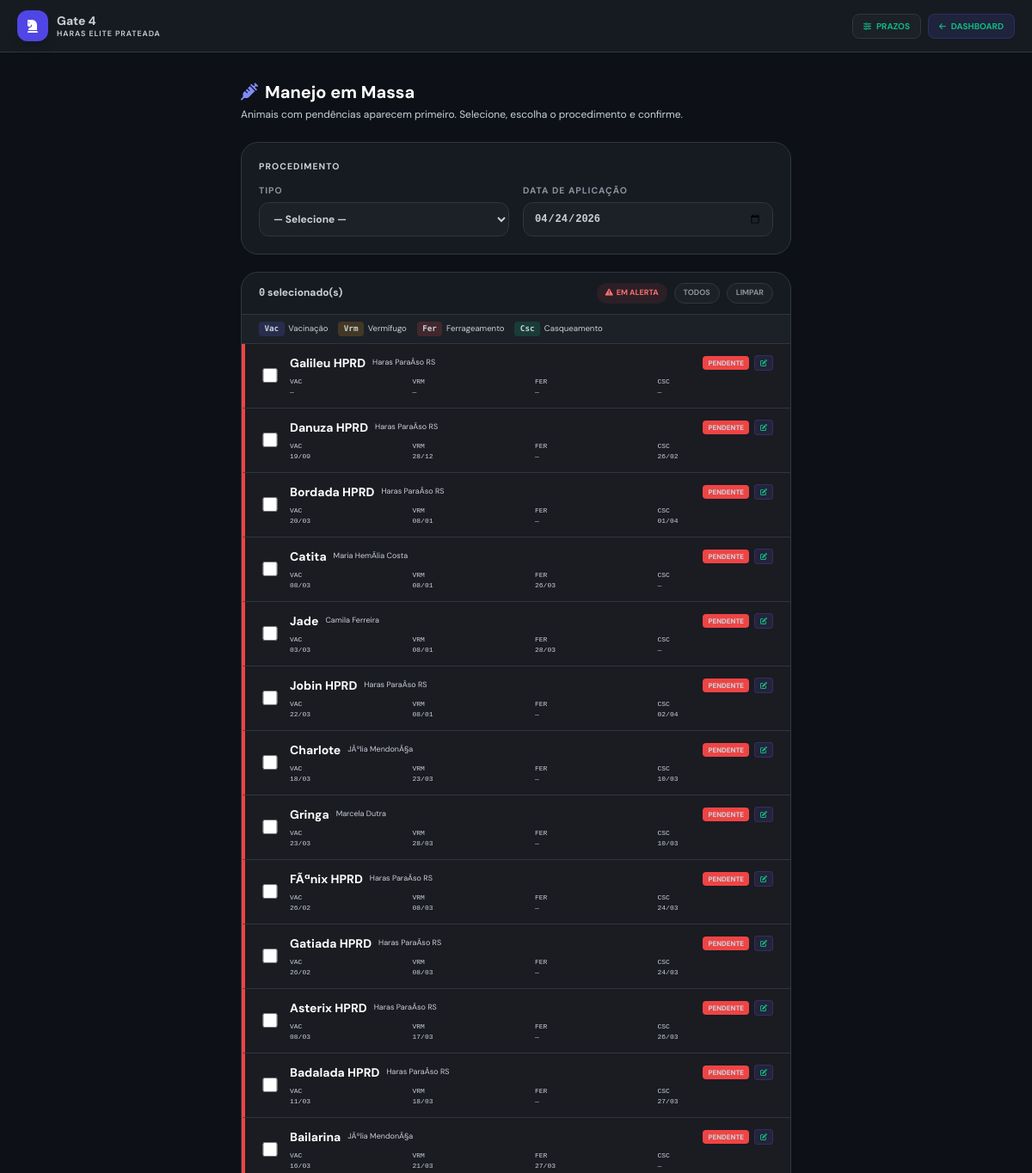
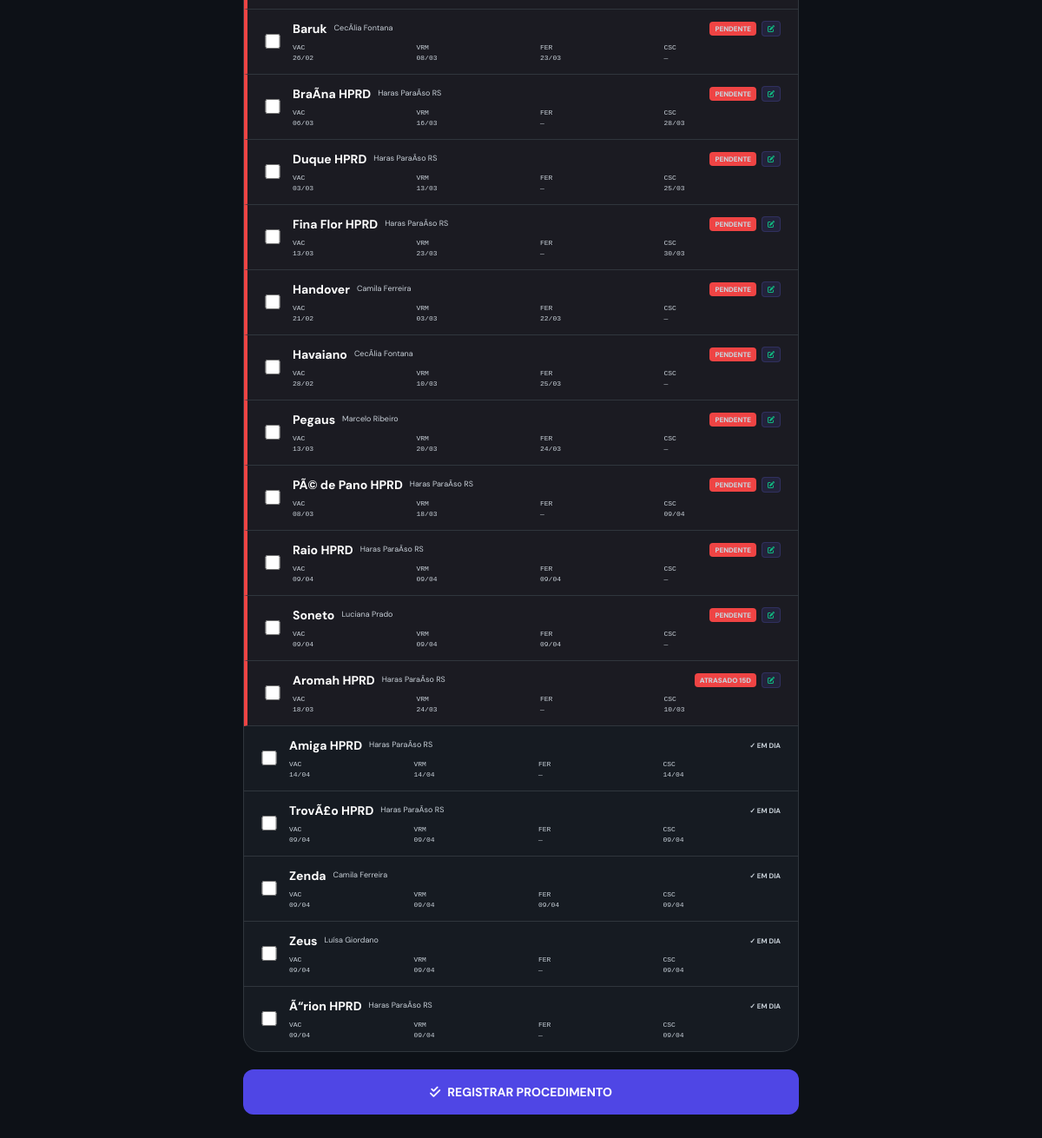
/manejo-em-massa/ (signed in), run on an earlier commit of the app's database (2 pictures, top to bottom).
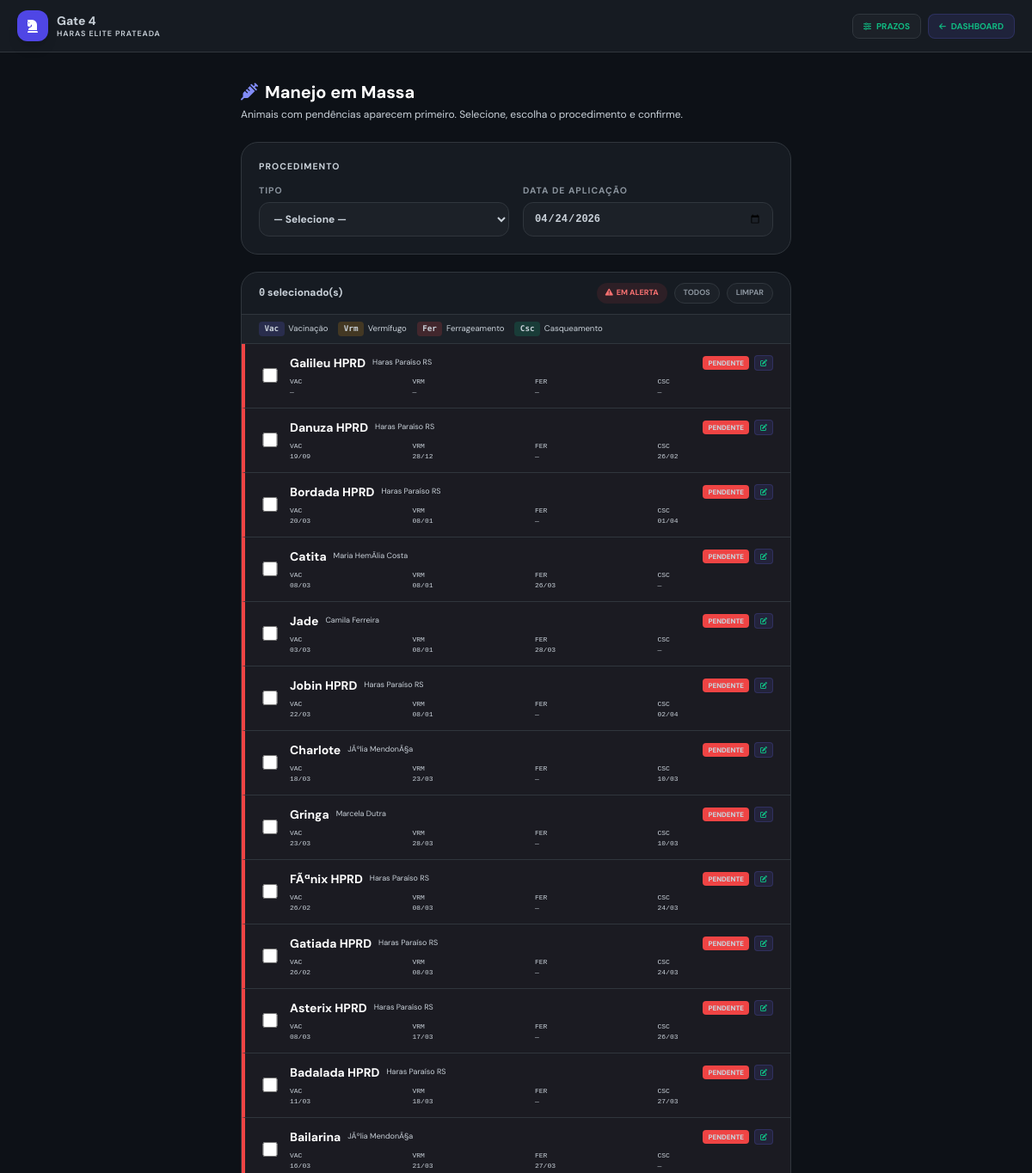
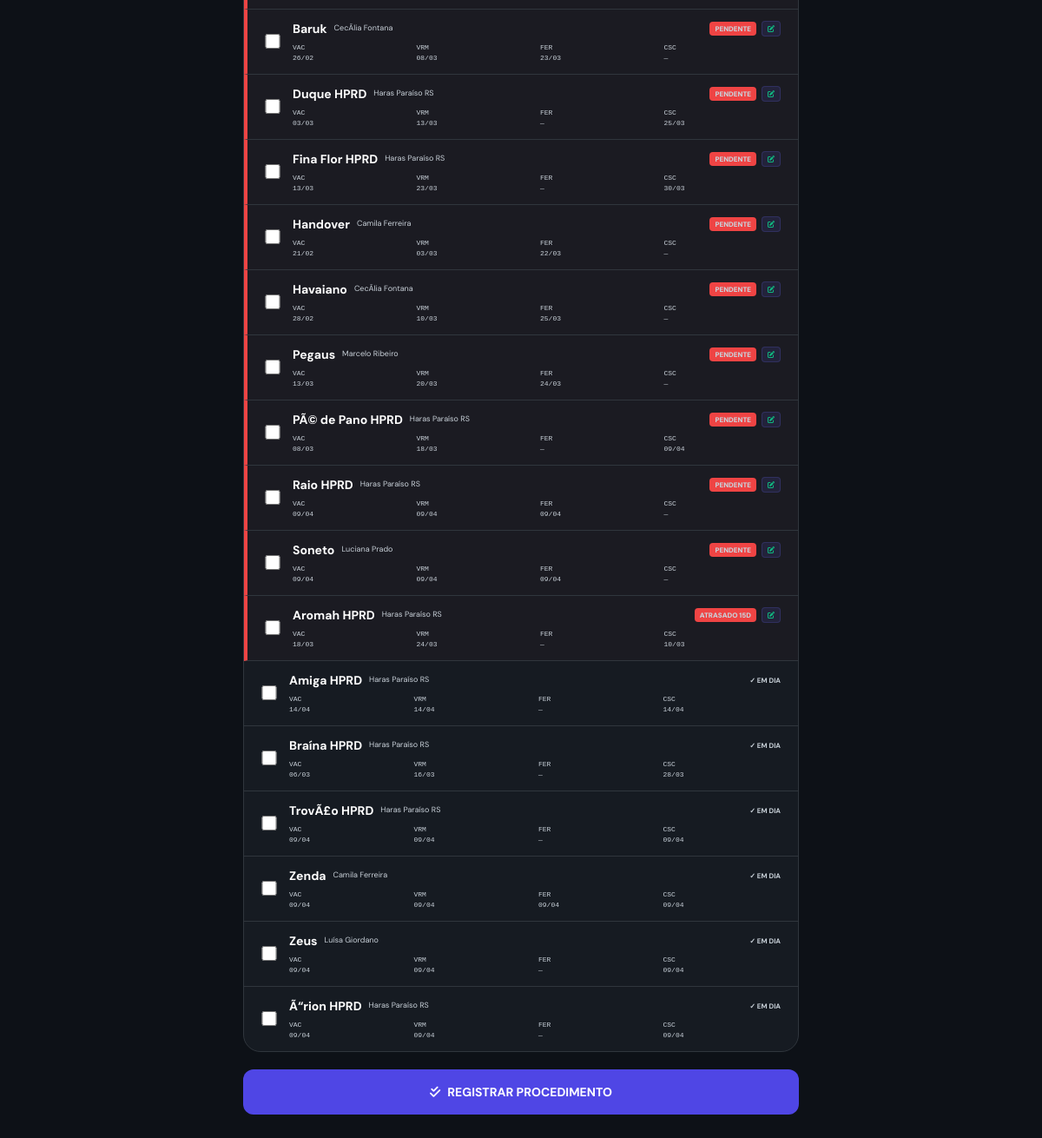
And on a later commit of the database (2 pictures, top to bottom).
### gateagora/models.py (models this page shows, shortened)
class Empresa(models.Model):
    nome = models.CharField(max_length=100)
    logo = models.ImageField(upload_to='logos/', null=True, blank=True)
    cnpj = models.CharField(max_length=18, blank=True, null=True, help_text="CNPJ da Unidade")
    cidade = models.CharField(max_length=100, default="Cidade Exemplo")
    slug = models.SlugField(
        unique=True,
        help_text="Identificador único na URL (ex: haras-santa-fe)"
    )
    class Meta:
        indexes = [models.Index(fields=["slug"])]

class Cavalo(models.Model):
    CATEGORIA_CHOICES = [
        ('PROPRIO', 'Próprio (Escola)'),
        ('HOTELARIA', 'Hotelaria (Particular)'),
    ]
    STATUS_SAUDE_CHOICES = [
        ('Saudável', 'Saudável'),
        ('Alerta', 'Alerta'),
        ('Doente', 'Doente'),
        ('Tratamento', 'Em Tratamento'),
    ]
    LOCAL_DORMIDA = [
        ('BAIA', 'Dorme na Baia'),
        ('PIQUETE', 'Dorme no Piquete'),
    ]
    RACA_CHOICES = [
        ('mang_marchador', 'Mangalarga Marchador'),
        ('quarto_milha', 'Quarto de Milha'),
        ('psl', 'Puro Sangue Lusitano'),
        ('crioulo', 'Crioulo'),
        ('hipismo', 'Cavalo de Hipismo (BH)'),
        ('srd', 'Sem Raça Definida'),
    ]
    ATIVIDADE_CHOICES = [
        ('0.018', 'Leve (Passeio/Aposentado)'),
        ('0.025', 'Moderada (Escola/Aulas)'),
        ('0.035', 'Intensa (Salto/Competição)'),
    ]
    USA_FERRADURA_CHOICES = [
        ('SIM', 'Ferrado (Usa Ferradura)'),
        ('NAO', 'Descalço (Apenas Casqueamento)'),
    ]
    empresa = models.ForeignKey(Empresa, on_delete=models.CASCADE)
    nome = models.CharField(max_length=100)
    categoria = models.CharField(max_length=20, choices=CATEGORIA_CHOICES, default='PROPRIO')
    status_saude = models.CharField(max_length=20, choices=STATUS_SAUDE_CHOICES, default='Saudável')
    onde_dorme = models.CharField(max_length=10, choices=LOCAL_DORMIDA, default='BAIA')
    foto = models.ImageField(upload_to='cavalos/', null=True, blank=True)
    raca = models.CharField(max_length=25, choices=RACA_CHOICES, default='srd')
    peso = models.FloatField(
        default=450.0,
        validators=[MinValueValidator(100)],
        help_text="Peso aproximado para cálculo de ração"
    )
    fator_atividade = models.CharField(max_length=10, choices=ATIVIDADE_CHOICES, default='0.025')
    tipo_sela = models.CharField(max_length=100, blank=True, help_text="Ex: Sela Salto Americana")
    tipo_cabecada = models.CharField(max_length=100, blank=True, help_text="Ex: Cabeçada com Freio D")
    material_proprio = models.BooleanField(default=False, help_text="Marque se o material for exclusivo do proprietário")
    baia = models.OneToOneField(Baia, on_delete=models.SET_NULL, null=True, blank=True)
    piquete = models.ForeignKey(Piquete, on_delete=models.SET_NULL, null=True, blank=True)
    proprietario = models.ForeignKey(
        Aluno,
        on_delete=models.CASCADE,
        related_name='cavalos',
        help_text="Se for Próprio, vincular ao gestor ou escola"
    )
    ultima_vacina = models.DateField(null=True, blank=True)
    ultimo_vermifugo = models.DateField(null=True, blank=True)
    ultimo_ferrageamento = models.DateField(null=True, blank=True)
    ultimo_casqueamento = models.DateField(null=True, blank=True)
    usa_ferradura = models.CharField(
        max_length=3,
        choices=USA_FERRADURA_CHOICES,
        default='NAO',
        verbose_name="Usa Ferradura?"
    )
    racao_tipo = models.CharField(max_length=100, blank=True, help_text="Ex: Guabi Equi-S")
    racao_qtd_manha = models.CharField(max_length=50, blank=True, help_text="Ex: 2kg")
    racao_qtd_noite = models.CharField(max_length=50, blank=True, help_text="Ex: 2kg")
    feno_tipo = models.CharField(max_length=100, blank=True, default="Coast Cross")
    feno_qtd = models.CharField(max_length=100, blank=True, default="À vontade")
    complemento_nutricional = models.TextField(blank=True)
    mensalidade_baia = models.DecimalField(max_digits=10, decimal_places=2, default=Decimal('1000.00'))
    class Meta:
        ordering = ['nome']
        indexes = [
            models.Index(fields=["empresa", "status_saude"]),
            models.Index(fields=["empresa", "categoria"]),
        ]

class Aluno(models.Model):
    empresa = models.ForeignKey(Empresa, on_delete=models.CASCADE)
    user = models.OneToOneField(
        User,
        on_delete=models.SET_NULL,
        null=True,
        blank=True,
        related_name="aluno",
        help_text="Usuário de login do aluno"
    )
    nome = models.CharField(max_length=200)
    telefone = models.CharField(
        max_length=20,
        default="",
        validators=[
            RegexValidator(
                r'^\+?\d{10,15}$',
                'Telefone deve estar no formato internacional, ex: 5511999999999'
            )
        ],
    )

### gateagora/views.py (the view, shortened to what this page needs)
# urls.py: path('manejo-em-massa/', views.manejo_em_massa, name='manejo_em_massa'),
@login_required
def manejo_em_massa(request):
    empresa = getattr(request, "empresa", None) or request.user.perfil.empresa
    hoje = timezone.localdate()
    try:
        cfg = ConfigPrazoManejo.objects.get(empresa=empresa)
        prazo_vacina = cfg.prazo_vacina
        prazo_vermifugo = cfg.prazo_vermifugo
        prazo_ferrageamento = cfg.prazo_ferrageamento
        prazo_casqueamento = cfg.prazo_casqueamento
    except ConfigPrazoManejo.DoesNotExist:
        prazo_vacina = 365
        prazo_vermifugo = 90
        prazo_ferrageamento = 60
        prazo_casqueamento = 60
    def _dias_atraso(data_campo):
        if not data_campo:
            return 9999
        return (hoje - data_campo).days
    def _atraso_excedido(c):
        atrasos = [
            max(0, _dias_atraso(c.ultima_vacina)    - prazo_vacina),
            max(0, _dias_atraso(c.ultimo_vermifugo) - prazo_vermifugo),
        ]
        if c.usa_ferradura == "SIM":
            atrasos.append(max(0, _dias_atraso(c.ultimo_ferrageamento) - prazo_ferrageamento))
        else:
            atrasos.append(max(0, _dias_atraso(c.ultimo_casqueamento)  - prazo_casqueamento))
        bonus = 100000 if c.status_saude != "Saudável" else 0
        return sum(atrasos) + bonus
    cavalos_qs = (
        Cavalo.objects
        .filter(empresa=empresa)
        .select_related("proprietario")
        .order_by("nome")
    )
    cavalos_status = []
    for cavalo in cavalos_qs:
        score = _atraso_excedido(cavalo)
        cavalos_status.append({
            "obj":           cavalo,
            "vencido":       score > 0,
            "atraso_maximo": score,
        })
    cavalos_status.sort(key=lambda x: x["atraso_maximo"], reverse=True)
    return render(request, "gateagora/manejo_em_massa.html", {
        "empresa":             empresa,
        "hoje":                hoje,
        "cavalos_status":      cavalos_status,
        "prazo_vacina":        prazo_vacina,
        "prazo_vermifugo":     prazo_vermifugo,
        "prazo_ferrageamento": prazo_ferrageamento,
        "prazo_casqueamento":  prazo_casqueamento,
    })

### gateagora/templates/gateagora/manejo_em_massa.html (shortened to what this page needs)
{% load static %}
<!DOCTYPE html>
<html lang="pt-br">
<head>
  <script src="https://cdn.tailwindcss.com"></script>
  <link rel="stylesheet" href="https://cdnjs.cloudflare.com/ajax/libs/font-awesome/6.0.0/css/all.min.css"/>
  <link rel="stylesheet" href="{% static 'css/themes.css' %}">
</head>
<body>
<nav class="glass sticky top-0 z-50 px-5 py-3">
  <div class="max-w-screen-xl mx-auto flex justify-between items-center">
    <a href="{% url 'dashboard' %}" class="flex items-center gap-2.5 group">
      <div class="bg-indigo-600 w-9 h-9 rounded-xl flex items-center justify-center shadow-lg group-hover:bg-indigo-500 transition">
        <i class="fa-solid fa-chess-knight text-white text-base"></i>
      </div>
      <div class="leading-tight">
        <p class="text-sm font-bold" style="color:var(--text-strong)">{{ brand_name|default:"Gate 4" }}</p>
        <p class="text-[9px] font-semibold uppercase tracking-widest" style="color:var(--text-muted)">{{ empresa.nome }}</p>
      </div>
    </a>
    <div class="flex items-center gap-2">
      <a href="{% url 'config_prazos_manejo' %}" class="flex items-center gap-1.5 text-[10px] font-bold uppercase px-3 py-1.5 rounded-lg" style="background:var(--card-alt);color:var(--text-muted);border:1px solid var(--border);"><i class="fa-solid fa-sliders text-[9px]"></i> Prazos</a>
      <a href="{% url 'dashboard' %}" class="flex items-center gap-1.5 text-[10px] font-bold uppercase px-3 py-1.5 rounded-lg" style="background:var(--indigo-soft);color:var(--indigo-text);border:1px solid rgba(99,102,241,0.2);"><i class="fa-solid fa-arrow-left text-[9px]"></i> Dashboard</a>
    </div>
  </div>
</nav>
<div class="max-w-2xl mx-auto px-4 py-8">
  <div class="mb-6">
    <h2 class="text-xl font-bold" style="color:var(--text-strong)">
      <i class="fa-solid fa-syringe mr-2" style="color:var(--indigo-text)"></i>Manejo em Massa
    </h2>
    <p class="text-xs mt-1" style="color:var(--text-muted)">Animais com pendências aparecem primeiro. Selecione, escolha o procedimento e confirme.</p>
  </div>
  <form method="post" action="{% url 'manejo_em_massa' %}">
    <div class="card p-5 mb-5">
      <p class="sec-title mb-3">Procedimento</p>
      <div class="grid grid-cols-2 gap-4">
        <div>
          <label class="sec-title block mb-1.5">Tipo</label>
          <select name="procedimento" required class="w-full rounded-xl px-3 py-2.5 text-xs font-bold" style="background:var(--card-alt);color:var(--text-main);border:1px solid var(--border);">
            <option value="">— Selecione —</option>
          </select>
        </div>
        <div>
          <label class="sec-title block mb-1.5">Data de Aplicação</label>
          <input type="date" name="data" required value="{{ hoje|date:'Y-m-d' }}" class="w-full rounded-xl px-3 py-2.5 text-xs font-bold font-mono" style="background:var(--card-alt);color:var(--text-main);border:1px solid var(--border);">
        </div>
      </div>
    </div>
    <div class="card overflow-hidden mb-5">
      <div class="px-5 py-3 flex items-center justify-between" style="border-bottom:1px solid var(--border)">
        <span class="text-xs font-bold" style="color:var(--text-muted)">
          <span id="contador" class="font-mono" style="color:var(--indigo-text)">0</span> selecionado(s)
        </span>
        <div class="flex gap-2">
          <button type="button" onclick="selecionarGrupo('alerta')" class="text-[9px] font-bold uppercase px-2.5 py-1 rounded-full" style="background:rgba(239,68,68,0.1);color:var(--red-text);"><i class="fa-solid fa-triangle-exclamation mr-0.5"></i> Em alerta</button>
          <button type="button" onclick="selecionarTodos()" class="text-[9px] font-bold uppercase px-2.5 py-1 rounded-full" style="background:var(--card-alt);color:var(--text-muted);border:1px solid var(--border);">Todos</button>
          <button type="button" onclick="limparSelecao()" class="text-[9px] font-bold uppercase px-2.5 py-1 rounded-full" style="background:var(--card-alt);color:var(--text-muted);border:1px solid var(--border);">Limpar</button>
        </div>
      </div>
      <div class="px-5 py-2 flex flex-wrap gap-3" style="border-bottom:1px solid var(--border);background:var(--card-alt)">
        <span class="legenda-item"><span class="badge-proc badge-vac">Vac</span> Vacinação</span>
        <span class="legenda-item"><span class="badge-proc badge-verm">Vrm</span> Vermífugo</span>
        <span class="legenda-item"><span class="badge-proc badge-ferr">Fer</span> Ferrageamento</span>
        <span class="legenda-item"><span class="badge-proc badge-casc">Csc</span> Casqueamento</span>
      </div>
      <div id="listaCavalos">
        {% for item in cavalos_status %}
          {% with cavalo=item.obj %}
          <div class="cavalo-row {% if item.vencido %}em-alerta alerta-row{% else %}em-dia-row{% endif %}"
               onclick="toggleCavalo({{ cavalo.id }})">
            <input type="checkbox" name="cavalos_selecionados" value="{{ cavalo.id }}" id="chk_{{ cavalo.id }}" onclick="event.stopPropagation();atualizarContador(this)">
            <div class="flex-1 min-w-0">
              <div class="flex items-center justify-between gap-1.5 flex-wrap">
                <div class="flex items-center gap-2">
                  <label for="chk_{{ cavalo.id }}" class="text-sm font-bold cursor-pointer" style="color:var(--text-strong)" onclick="event.stopPropagation()">{{ cavalo.nome }}</label>
                  {% if cavalo.proprietario %}<span class="text-[9px]" style="color:var(--text-muted)">{{ cavalo.proprietario.nome }}</span>{% endif %}
                </div>
                <div class="flex items-center gap-1.5">
                  {% if item.vencido %}
                    {% if item.por_status and item.atraso_maximo == 0 %}
                      <span class="text-[8px] font-black px-1.5 py-0.5 rounded uppercase"
                            style="background:rgba(245,158,11,0.2);color:#f59e0b;">
                        {{ cavalo.status_saude|upper }}
                      </span>
                    {% elif item.atraso_maximo >= 9000 %}
                      <span class="text-[8px] font-black bg-red-500 text-white px-1.5 py-0.5 rounded uppercase">
                        PENDENTE
                      </span>
                    {% else %}
                      <span class="text-[8px] font-black bg-red-500 text-white px-1.5 py-0.5 rounded uppercase">
                        ATRASADO {{ item.atraso_maximo }}D
                      </span>
                    {% endif %}
                    <a href="/admin/gateagora/cavalo/{{ cavalo.id }}/change/"
                       onclick="event.stopPropagation()"
                       target="_blank"
                       title="Abrir cadastro do cavalo"
                       class="text-[8px] font-bold px-1.5 py-0.5 rounded"
                       style="background:rgba(99,102,241,0.12);color:var(--indigo-text);border:1px solid rgba(99,102,241,0.2);">
                      <i class="fa-solid fa-pen-to-square"></i>
                    </a>
                  {% else %}
                    <span class="text-[8px] font-bold text-emerald-500 uppercase">✓ em dia</span>
                  {% endif %}
                </div>
              </div>
              <div class="grid grid-cols-4 gap-x-2 mt-1.5 text-[8px] font-mono" style="color:var(--text-muted)">
                <div class="flex flex-col"><span>VAC</span><span style="color:var(--text-main)">{{ cavalo.ultima_vacina|date:"d/m"|default:"—" }}</span></div>
                <div class="flex flex-col"><span>VRM</span><span style="color:var(--text-main)">{{ cavalo.ultimo_vermifugo|date:"d/m"|default:"—" }}</span></div>
                <div class="flex flex-col"><span>FER</span><span style="color:var(--text-main)">{{ cavalo.ultimo_ferrageamento|date:"d/m"|default:"—" }}</span></div>
                <div class="flex flex-col"><span>CSC</span><span style="color:var(--text-main)">{{ cavalo.ultimo_casqueamento|date:"d/m"|default:"—" }}</span></div>
              </div>
            </div>
          </div>
          {% endwith %}
        {% empty %}
          <div class="flex flex-col items-center py-14" style="color:var(--text-muted)">
            <i class="fa-solid fa-horse text-4xl mb-3 opacity-20"></i>
            <p class="text-xs font-bold uppercase">Nenhum cavalo cadastrado.</p>
          </div>
        {% endfor %}
      </div>
    </div>
    <button type="submit" class="w-full py-4 rounded-xl font-bold uppercase text-sm flex items-center justify-center gap-2" style="background:#4f46e5;color:#fff;">
      <i class="fa-solid fa-check-double"></i> Registrar Procedimento
    </button>
  </form>
</div>
</body>
</html>

What changed in the data, as far as the page shows it:
changed through a linked row, Cavalo "Galileu HPRD": obj.proprietario.nome "Haras ParaÃ­so RS" → "Haras Paraí­so RS"
changed through a linked row, Cavalo "Danuza HPRD": obj.proprietario.nome "Haras ParaÃ­so RS" → "Haras Paraí­so RS"
changed through a linked row, Cavalo "Bordada HPRD": obj.proprietario.nome "Haras ParaÃ­so RS" → "Haras Paraí­so RS"
changed through a linked row, Cavalo "Jobin HPRD": obj.proprietario.nome "Haras ParaÃ­so RS" → "Haras Paraí­so RS"
changed through a linked row, Cavalo "FÃªnix HPRD": obj.proprietario.nome "Haras ParaÃ­so RS" → "Haras Paraí­so RS"
changed through a linked row, Cavalo "Gatiada HPRD": obj.proprietario.nome "Haras ParaÃ­so RS" → "Haras Paraí­so RS"
changed through a linked row, Cavalo "Asterix HPRD": obj.proprietario.nome "Haras ParaÃ­so RS" → "Haras Paraí­so RS"
changed through a linked row, Cavalo "Badalada HPRD": obj.proprietario.nome "Haras ParaÃ­so RS" → "Haras Paraí­so RS"
changed through a linked row, Cavalo "Duque HPRD": obj.proprietario.nome "Haras ParaÃ­so RS" → "Haras Paraí­so RS"
changed through a linked row, Cavalo "Fina Flor HPRD": obj.proprietario.nome "Haras ParaÃ­so RS" → "Haras Paraí­so RS"
changed through a linked row, Cavalo "PÃ© de Pano HPRD": obj.proprietario.nome "Haras ParaÃ­so RS" → "Haras Paraí­so RS"
changed through a linked row, Cavalo "Raio HPRD": obj.proprietario.nome "Haras ParaÃ­so RS" → "Haras Paraí­so RS"
changed through a linked row, Cavalo "Aromah HPRD": obj.proprietario.nome "Haras ParaÃ­so RS" → "Haras Paraí­so RS"
changed through a linked row, Cavalo "Amiga HPRD": obj.proprietario.nome "Haras ParaÃ­so RS" → "Haras Paraí­so RS"
changed Cavalo: obj.nome "BraÃ­na HPRD" → "Braína HPRD"; obj.proprietario.nome "Haras ParaÃ­so RS" → "Haras Paraí­so RS"; text "PENDENTE" → "✓ EM DIA"; moves down the list
changed through a linked row, Cavalo "TrovÃ£o HPRD": obj.proprietario.nome "Haras ParaÃ­so RS" → "Haras Paraí­so RS"
changed through a linked row, Cavalo "Ã“rion HPRD": obj.proprietario.nome "Haras ParaÃ­so RS" → "Haras Paraí­so RS"
